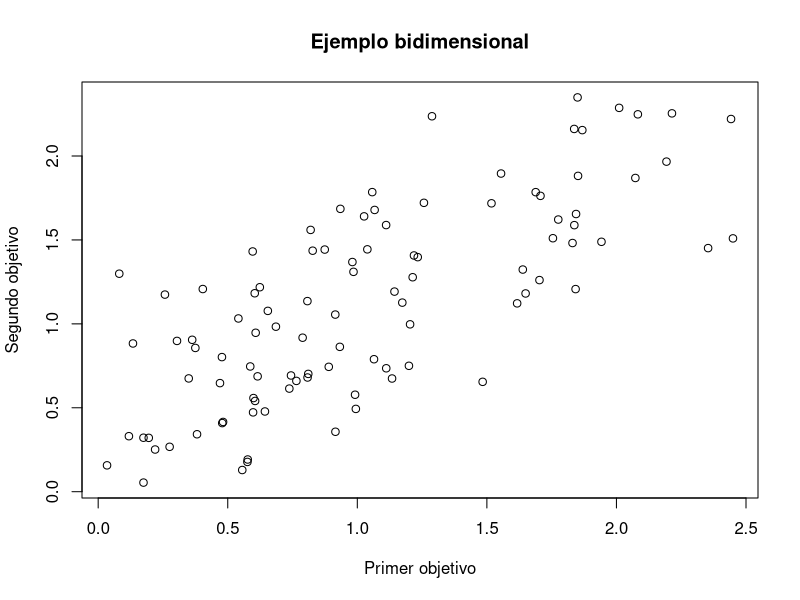

R code for this plot:
pick.one <- function(x) {
  if (length(x) == 1) {
    return(x)
  } else {
    return(sample(x, 1))
  }
}

poli <- function(maxdeg, varcount, termcount) {
  f <- data.frame(variable=integer(), coef=integer(), degree=integer())
  for (t in 1:termcount) {
    var <- pick.one(1:varcount)
    deg <- pick.one(1:maxdeg)
    f <-  rbind(f, c(var, runif(1), deg))
  }
  names(f) <- c("variable", "coef", "degree")
  return(f)
}

eval <- function(pol, vars, terms) {
  value <- 0.0
  for (t in 1:terms) {
    term <- pol[t,]
    value <-  value + term$coef * vars[term$variable]^term$degree
  }
  return(value)
}

vc <- 4
md <- 3
tc <- 5
k <- 2 # cuantas funciones objetivo
obj <- list()
for (i in 1:k) {
  obj[[i]] <- poli(md, vc, tc)
}
n <- 100 # cuantas soluciones aleatorias
sol <- matrix(runif(vc * n), nrow=n, ncol=vc)
val <- matrix(rep(NA, k * n), nrow=n, ncol=k)
for (i in 1:n) { # evaluamos las soluciones
  for (j in 1:k) { # para todos los objetivos
    val[i, j] <- eval(obj[[j]], sol[i,], tc)
  }
}
png("p11_init.png")
plot(val[,1], val[,2], xlab="Primer objetivo", ylab="Segundo objetivo",
     main="Ejemplo bidimensional")
graphics.off()           